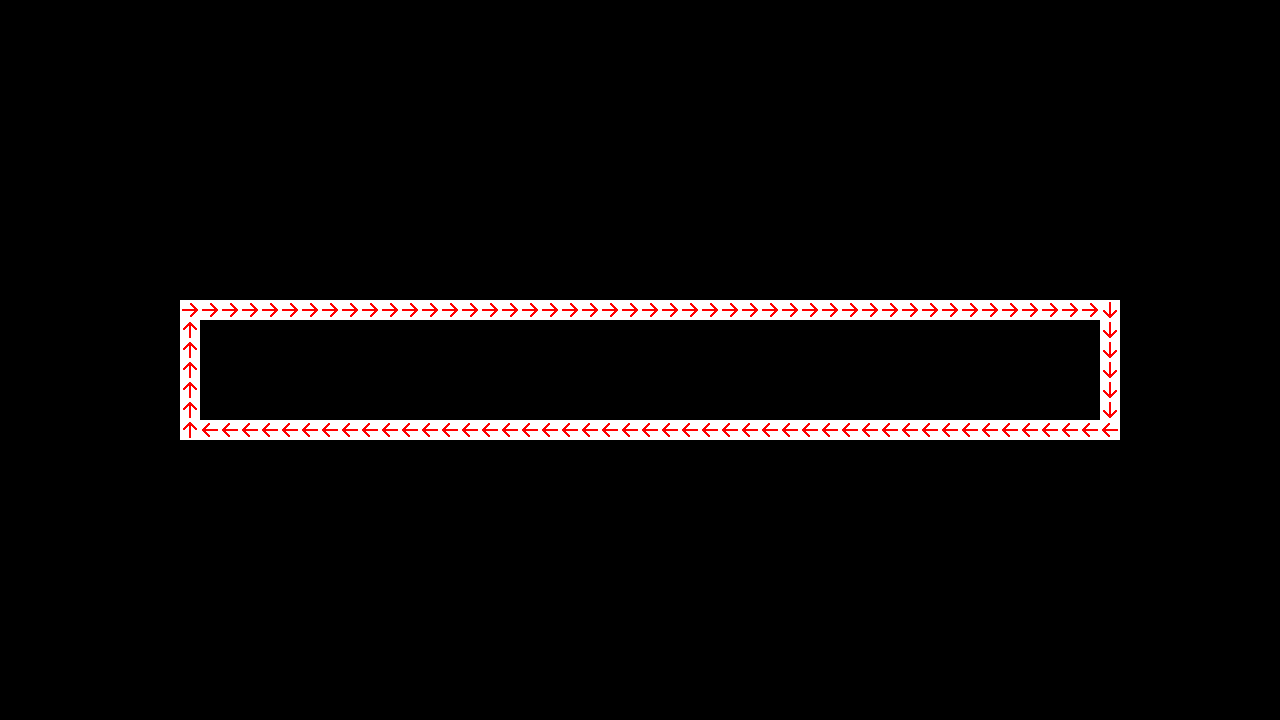

A level layout from a 2D game, rendered from its tile map. Below: a short description, then the map file with its tile-grid data intact:
An orthogonal 64x36 tile map with 20x20 px tiles, 1 tile layer (Loading Layer), 3 tilesets.

<map version="1.0" tiledversion="2018.04.18" orientation="orthogonal" renderorder="right-down" width="64" height="36" tilewidth="20" tileheight="20" infinite="0" nextobjectid="6">
 <tileset firstgid="1" name="wood_tileset" tilewidth="20" tileheight="20" tilecount="625" columns="25">
  <image source="wood_tileset.png" width="512" height="512" />
  <tile id="16">
   <properties>
    <property name="1" value="positive x" />
   </properties>
  </tile>
  <tile id="41">
   <properties>
    <property name="2" value="positive y" />
   </properties>
  </tile>
  <tile id="66">
   <properties>
    <property name="3" value="negative x" />
   </properties>
  </tile>
  <tile id="91">
   <properties>
    <property name="4" value="negative y" />
   </properties>
  </tile>
 </tileset>
 <tileset firstgid="626" source="greytilemap.tsx" />
 <tileset firstgid="2418" source="hidden_tiles.tsx" />
 <layer name="Loading Layer" width="64" height="36">
  <data encoding="csv">
0,0,0,0,0,0,0,0,0,0,0,0,0,0,0,0,0,0,0,0,0,0,0,0,0,0,0,0,0,0,0,0,0,0,0,0,0,0,0,0,0,0,0,0,0,0,0,0,0,0,0,0,0,0,0,0,0,0,0,0,0,0,0,0,
0,0,0,0,0,0,0,0,0,0,0,0,0,0,0,0,0,0,0,0,0,0,0,0,0,0,0,0,0,0,0,0,0,0,0,0,0,0,0,0,0,0,0,0,0,0,0,0,0,0,0,0,0,0,0,0,0,0,0,0,0,0,0,0,
0,0,0,0,0,0,0,0,0,0,0,0,0,0,0,0,0,0,0,0,0,0,0,0,0,0,0,0,0,0,0,0,0,0,0,0,0,0,0,0,0,0,0,0,0,0,0,0,0,0,0,0,0,0,0,0,0,0,0,0,0,0,0,0,
0,0,0,0,0,0,0,0,0,0,0,0,0,0,0,0,0,0,0,0,0,0,0,0,0,0,0,0,0,0,0,0,0,0,0,0,0,0,0,0,0,0,0,0,0,0,0,0,0,0,0,0,0,0,0,0,0,0,0,0,0,0,0,0,
0,0,0,0,0,0,0,0,0,0,0,0,0,0,0,0,0,0,0,0,0,0,0,0,0,0,0,0,0,0,0,0,0,0,0,0,0,0,0,0,0,0,0,0,0,0,0,0,0,0,0,0,0,0,0,0,0,0,0,0,0,0,0,0,
0,0,0,0,0,0,0,0,0,0,0,0,0,0,0,0,0,0,0,0,0,0,0,0,0,0,0,0,0,0,0,0,0,0,0,0,0,0,0,0,0,0,0,0,0,0,0,0,0,0,0,0,0,0,0,0,0,0,0,0,0,0,0,0,
0,0,0,0,0,0,0,0,0,0,0,0,0,0,0,0,0,0,0,0,0,0,0,0,0,0,0,0,0,0,0,0,0,0,0,0,0,0,0,0,0,0,0,0,0,0,0,0,0,0,0,0,0,0,0,0,0,0,0,0,0,0,0,0,
0,0,0,0,0,0,0,0,0,0,0,0,0,0,0,0,0,0,0,0,0,0,0,0,0,0,0,0,0,0,0,0,0,0,0,0,0,0,0,0,0,0,0,0,0,0,0,0,0,0,0,0,0,0,0,0,0,0,0,0,0,0,0,0,
0,0,0,0,0,0,0,0,0,0,0,0,0,0,0,0,0,0,0,0,0,0,0,0,0,0,0,0,0,0,0,0,0,0,0,0,0,0,0,0,0,0,0,0,0,0,0,0,0,0,0,0,0,0,0,0,0,0,0,0,0,0,0,0,
0,0,0,0,0,0,0,0,0,0,0,0,0,0,0,0,0,0,0,0,0,0,0,0,0,0,0,0,0,0,0,0,0,0,0,0,0,0,0,0,0,0,0,0,0,0,0,0,0,0,0,0,0,0,0,0,0,0,0,0,0,0,0,0,
0,0,0,0,0,0,0,0,0,0,0,0,0,0,0,0,0,0,0,0,0,0,0,0,0,0,0,0,0,0,0,0,0,0,0,0,0,0,0,0,0,0,0,0,0,0,0,0,0,0,0,0,0,0,0,0,0,0,0,0,0,0,0,0,
0,0,0,0,0,0,0,0,0,0,0,0,0,0,0,0,0,0,0,0,0,0,0,0,0,0,0,0,0,0,0,0,0,0,0,0,0,0,0,0,0,0,0,0,0,0,0,0,0,0,0,0,0,0,0,0,0,0,0,0,0,0,0,0,
0,0,0,0,0,0,0,0,0,0,0,0,0,0,0,0,0,0,0,0,0,0,0,0,0,0,0,0,0,0,0,0,0,0,0,0,0,0,0,0,0,0,0,0,0,0,0,0,0,0,0,0,0,0,0,0,0,0,0,0,0,0,0,0,
0,0,0,0,0,0,0,0,0,0,0,0,0,0,0,0,0,0,0,0,0,0,0,0,0,0,0,0,0,0,0,0,0,0,0,0,0,0,0,0,0,0,0,0,0,0,0,0,0,0,0,0,0,0,0,0,0,0,0,0,0,0,0,0,
0,0,0,0,0,0,0,0,0,0,0,0,0,0,0,0,0,0,0,0,0,0,0,0,0,0,0,0,0,0,0,0,0,0,0,0,0,0,0,0,0,0,0,0,0,0,0,0,0,0,0,0,0,0,0,0,0,0,0,0,0,0,0,0,
0,0,0,0,0,0,0,0,0,2424,2424,2424,2424,2424,2424,2424,2424,2424,2424,2424,2424,2424,2424,2424,2424,2424,2424,2424,2424,2424,2424,2424,2424,2424,2424,2424,2424,2424,2424,2424,2424,2424,2424,2424,2424,2424,2424,2424,2424,2424,2424,2424,2424,2424,2424,2425,0,0,0,0,0,0,0,0,
0,0,0,0,0,0,0,0,0,2423,0,0,0,0,0,0,0,0,0,0,0,0,0,0,0,0,0,0,0,0,0,0,0,0,0,0,0,0,0,0,0,0,0,0,0,0,0,0,0,0,0,0,0,0,0,2425,0,0,0,0,0,0,0,0,
0,0,0,0,0,0,0,0,0,2423,0,0,0,0,0,0,0,0,0,0,0,0,0,0,0,0,0,0,0,0,0,0,0,0,0,0,0,0,0,0,0,0,0,0,0,0,0,0,0,0,0,0,0,0,0,2425,0,0,0,0,0,0,0,0,
0,0,0,0,0,0,0,0,0,2423,0,0,0,0,0,0,0,0,0,0,0,0,0,0,0,0,0,0,0,0,0,0,0,0,0,0,0,0,0,0,0,0,0,0,0,0,0,0,0,0,0,0,0,0,0,2425,0,0,0,0,0,0,0,0,
0,0,0,0,0,0,0,0,0,2423,0,0,0,0,0,0,0,0,0,0,0,0,0,0,0,0,0,0,0,0,0,0,0,0,0,0,0,0,0,0,0,0,0,0,0,0,0,0,0,0,0,0,0,0,0,2425,0,0,0,0,0,0,0,0,
0,0,0,0,0,0,0,0,0,2423,0,0,0,0,0,0,0,0,0,0,0,0,0,0,0,0,0,0,0,0,0,0,0,0,0,0,0,0,0,0,0,0,0,0,0,0,0,0,0,0,0,0,0,0,0,2425,0,0,0,0,0,0,0,0,
0,0,0,0,0,0,0,0,0,2423,2426,2426,2426,2426,2426,2426,2426,2426,2426,2426,2426,2426,2426,2426,2426,2426,2426,2426,2426,2426,2426,2426,2426,2426,2426,2426,2426,2426,2426,2426,2426,2426,2426,2426,2426,2426,2426,2426,2426,2426,2426,2426,2426,2426,2426,2426,0,0,0,0,0,0,0,0,
0,0,0,0,0,0,0,0,0,0,0,0,0,0,0,0,0,0,0,0,0,0,0,0,0,0,0,0,0,0,0,0,0,0,0,0,0,0,0,0,0,0,0,0,0,0,0,0,0,0,0,0,0,0,0,0,0,0,0,0,0,0,0,0,
0,0,0,0,0,0,0,0,0,0,0,0,0,0,0,0,0,0,0,0,0,0,0,0,0,0,0,0,0,0,0,0,0,0,0,0,0,0,0,0,0,0,0,0,0,0,0,0,0,0,0,0,0,0,0,0,0,0,0,0,0,0,0,0,
0,0,0,0,0,0,0,0,0,0,0,0,0,0,0,0,0,0,0,0,0,0,0,0,0,0,0,0,0,0,0,0,0,0,0,0,0,0,0,0,0,0,0,0,0,0,0,0,0,0,0,0,0,0,0,0,0,0,0,0,0,0,0,0,
0,0,0,0,0,0,0,0,0,0,0,0,0,0,0,0,0,0,0,0,0,0,0,0,0,0,0,0,0,0,0,0,0,0,0,0,0,0,0,0,0,0,0,0,0,0,0,0,0,0,0,0,0,0,0,0,0,0,0,0,0,0,0,0,
0,0,0,0,0,0,0,0,0,0,0,0,0,0,0,0,0,0,0,0,0,0,0,0,0,0,0,0,0,0,0,0,0,0,0,0,0,0,0,0,0,0,0,0,0,0,0,0,0,0,0,0,0,0,0,0,0,0,0,0,0,0,0,0,
0,0,0,0,0,0,0,0,0,0,0,0,0,0,0,0,0,0,0,0,0,0,0,0,0,0,0,0,0,0,0,0,0,0,0,0,0,0,0,0,0,0,0,0,0,0,0,0,0,0,0,0,0,0,0,0,0,0,0,0,0,0,0,0,
0,0,0,0,0,0,0,0,0,0,0,0,0,0,0,0,0,0,0,0,0,0,0,0,0,0,0,0,0,0,0,0,0,0,0,0,0,0,0,0,0,0,0,0,0,0,0,0,0,0,0,0,0,0,0,0,0,0,0,0,0,0,0,0,
0,0,0,0,0,0,0,0,0,0,0,0,0,0,0,0,0,0,0,0,0,0,0,0,0,0,0,0,0,0,0,0,0,0,0,0,0,0,0,0,0,0,0,0,0,0,0,0,0,0,0,0,0,0,0,0,0,0,0,0,0,0,0,0,
0,0,0,0,0,0,0,0,0,0,0,0,0,0,0,0,0,0,0,0,0,0,0,0,0,0,0,0,0,0,0,0,0,0,0,0,0,0,0,0,0,0,0,0,0,0,0,0,0,0,0,0,0,0,0,0,0,0,0,0,0,0,0,0,
0,0,0,0,0,0,0,0,0,0,0,0,0,0,0,0,0,0,0,0,0,0,0,0,0,0,0,0,0,0,0,0,0,0,0,0,0,0,0,0,0,0,0,0,0,0,0,0,0,0,0,0,0,0,0,0,0,0,0,0,0,0,0,0,
0,0,0,0,0,0,0,0,0,0,0,0,0,0,0,0,0,0,0,0,0,0,0,0,0,0,0,0,0,0,0,0,0,0,0,0,0,0,0,0,0,0,0,0,0,0,0,0,0,0,0,0,0,0,0,0,0,0,0,0,0,0,0,0,
0,0,0,0,0,0,0,0,0,0,0,0,0,0,0,0,0,0,0,0,0,0,0,0,0,0,0,0,0,0,0,0,0,0,0,0,0,0,0,0,0,0,0,0,0,0,0,0,0,0,0,0,0,0,0,0,0,0,0,0,0,0,0,0,
0,0,0,0,0,0,0,0,0,0,0,0,0,0,0,0,0,0,0,0,0,0,0,0,0,0,0,0,0,0,0,0,0,0,0,0,0,0,0,0,0,0,0,0,0,0,0,0,0,0,0,0,0,0,0,0,0,0,0,0,0,0,0,0,
0,0,0,0,0,0,0,0,0,0,0,0,0,0,0,0,0,0,0,0,0,0,0,0,0,0,0,0,0,0,0,0,0,0,0,0,0,0,0,0,0,0,0,0,0,0,0,0,0,0,0,0,0,0,0,0,0,0,0,0,0,0,0,0
</data>
 </layer>
</map>
